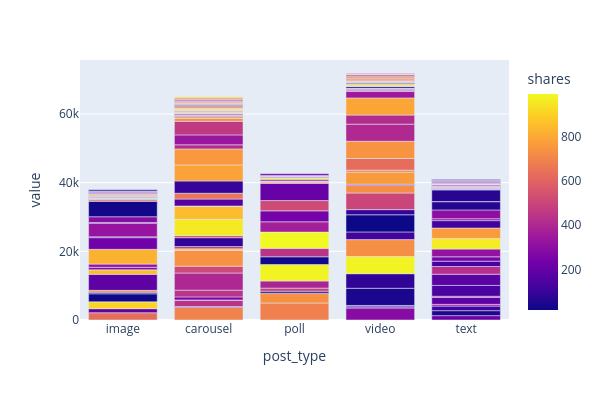

Notebook code for this chart:
### Code cell
fig=px.bar(df,x='post_type',
           y=['likes','comments','shares'],
           height=400,
           width=600,
           hover_data=['post_day','sentiment_score'],
           color='shares',
           barmode='relative'
           )
fig.show()

### Figure 1 — Plotly figure (JSON) as saved in the notebook; plotly's stock layout.template omitted (floating-point values rounded to 4 significant figures; data arrays with more than 128 entries replaced by an {"elided": "..."} marker saying what was removed)
{"data": [{"customdata": {"elided": "200x2 str values"}, "hovertemplate": "post_type=%{x}<br>value=%{y}<br>post_day=%{customdata[0]}<br>sentiment_score=%{customdata[1]}<br>shares=%{marker.color}<extra></extra>", "legendgroup": "", "marker": {"color": {"elided": "200 int values"}, "coloraxis": "coloraxis", "pattern": {"shape": ""}}, "name": "", "orientation": "v", "showlegend": false, "textposition": "auto", "type": "bar", "x": {"elided": "200 str values"}, "xaxis": "x", "y": {"elided": "200 int values"}, "yaxis": "y"}], "layout": {"barmode": "relative", "coloraxis": {"colorbar": {"title": {"text": "shares"}}, "colorscale": [[0, "#0d0887"], [0.1111, "#46039f"], [0.2222, "#7201a8"], [0.3333, "#9c179e"], [0.4444, "#bd3786"], [0.5556, "#d8576b"], [0.6667, "#ed7953"], [0.7778, "#fb9f3a"], [0.8889, "#fdca26"], [1, "#f0f921"]]}, "height": 400, "legend": {"tracegroupgap": 0}, "margin": {"t": 60}, "width": 600, "xaxis": {"anchor": "y", "domain": [0, 1], "title": {"text": "post_type"}}, "yaxis": {"anchor": "x", "domain": [0, 1], "title": {"text": "value"}}}}
